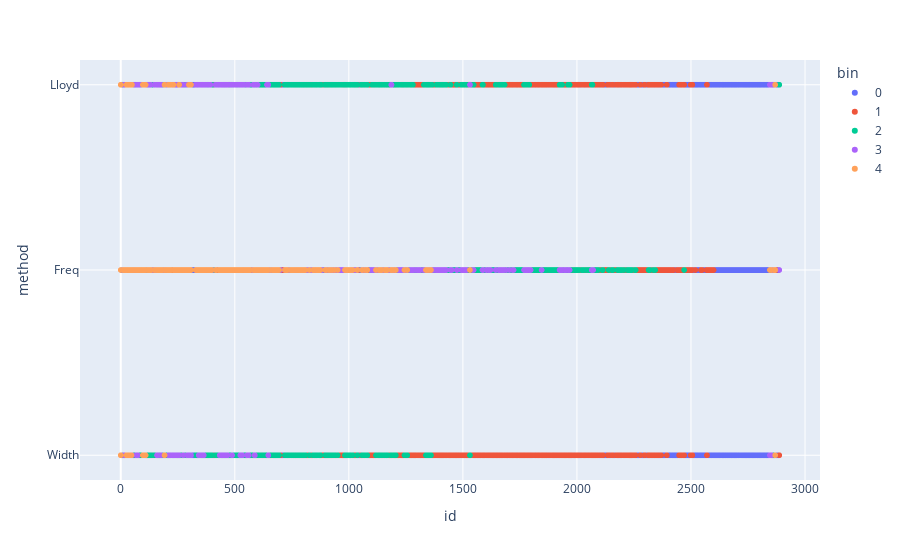

The notebook cell this image was saved under:
### Code cell
fig = px.scatter(combined, x="id", y="method", color="bin", category_orders={"bin": [0, 1, 2, 3, 4]})
fig.show()

### Figure 1 — Plotly figure (JSON) as saved in the notebook; plotly's stock layout.template omitted (floating-point values rounded to 4 significant figures; data arrays with more than 128 entries replaced by an {"elided": "..."} marker saying what was removed)
{"data": [{"hovertemplate": "bin=0<br>id=%{x}<br>method=%{y}<extra></extra>", "legendgroup": "0", "marker": {"color": "#636efa", "symbol": "circle"}, "mode": "markers", "name": "0", "showlegend": true, "type": "scattergl", "x": {"elided": "1983 int values"}, "xaxis": "x", "y": {"elided": "1983 str values"}, "yaxis": "y"}, {"hovertemplate": "bin=1<br>id=%{x}<br>method=%{y}<extra></extra>", "legendgroup": "1", "marker": {"color": "#EF553B", "symbol": "circle"}, "mode": "markers", "name": "1", "showlegend": true, "type": "scattergl", "x": {"elided": "2367 int values"}, "xaxis": "x", "y": {"elided": "2367 str values"}, "yaxis": "y"}, {"hovertemplate": "bin=2<br>id=%{x}<br>method=%{y}<extra></extra>", "legendgroup": "2", "marker": {"color": "#00cc96", "symbol": "circle"}, "mode": "markers", "name": "2", "showlegend": true, "type": "scattergl", "x": {"elided": "1349 int values"}, "xaxis": "x", "y": {"elided": "1349 str values"}, "yaxis": "y"}, {"hovertemplate": "bin=3<br>id=%{x}<br>method=%{y}<extra></extra>", "legendgroup": "3", "marker": {"color": "#ab63fa", "symbol": "circle"}, "mode": "markers", "name": "3", "showlegend": true, "type": "scattergl", "x": {"elided": "722 int values"}, "xaxis": "x", "y": {"elided": "722 str values"}, "yaxis": "y"}, {"hovertemplate": "bin=4<br>id=%{x}<br>method=%{y}<extra></extra>", "legendgroup": "4", "marker": {"color": "#FFA15A", "symbol": "circle"}, "mode": "markers", "name": "4", "showlegend": true, "type": "scattergl", "x": {"elided": "512 int values"}, "xaxis": "x", "y": {"elided": "512 str values"}, "yaxis": "y"}], "layout": {"autosize": true, "legend": {"title": {"text": "bin"}, "tracegroupgap": 0}, "margin": {"t": 60}, "xaxis": {"anchor": "y", "autorange": true, "domain": [0, 1], "range": [-174.8, 3062.0], "title": {"text": "id"}, "type": "linear"}, "yaxis": {"anchor": "x", "autorange": true, "domain": [0, 1], "range": [-0.1549, 2.155], "title": {"text": "method"}, "type": "category"}}}
